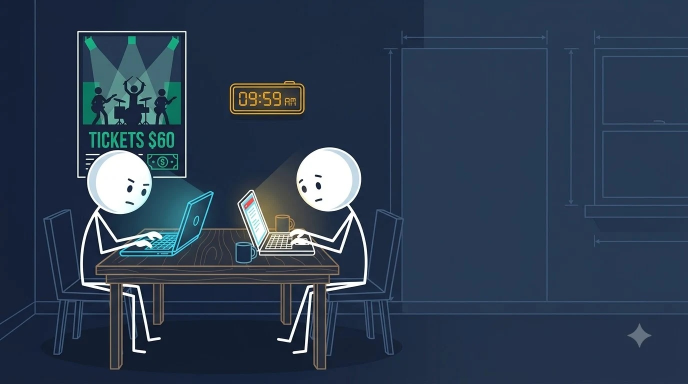
#> input picture projects/ticketmaster-monopoly/img/s01.jpg, 1376 x 768 px (shown at 1/2 size); its folder holds only this picture in this run
$ python ingest_shots.py
#> lines starting #> are read from the running program, lines starting #| are printed output that depends on the picture
import os, glob, re
from PIL import Image, ImageDraw

def main():
    proj_dir = os.path.dirname(os.path.abspath(__file__))
    dl_dir = os.path.join(os.path.expanduser("~"), "Downloads", "stick_ticketmaster-monopoly")
    img_dir = os.path.join(proj_dir, "img")
    os.makedirs(img_dir, exist_ok=True)

    files = glob.glob(os.path.join(dl_dir, "*.*"))
    shots = {}
    for f in files:
        base = os.path.basename(f)
        m = re.match(r"^(\d+)\s*-\s*", base)
        if m:
            shots[int(m.group(1))] = f

    print(f"Found {len(shots)} shots in {dl_dir}")
    converted = 0
    for s in range(1, 35):
        if s in shots:
            src = shots[s]
            im = Image.open(src).convert("RGB")
            dst = os.path.join(img_dir, f"s{s:02d}.jpg")
            im.save(dst, quality=95)
            converted += 1
        else:
            print(f"Missing shot: {s}")

    print(f"Successfully converted {converted}/34 shots to {img_dir}")

    # Build review.jpg contact sheet
    paths = [os.path.join(img_dir, f"s{s:02d}.jpg") for s in range(1, 35) if os.path.exists(os.path.join(img_dir, f"s{s:02d}.jpg"))]
    if paths:
        cols = 6
        tw, th = 384, 216
        rows = (len(paths) + cols - 1) // cols
        grid = Image.new("RGB", (tw * cols, th * rows), (15, 23, 42))
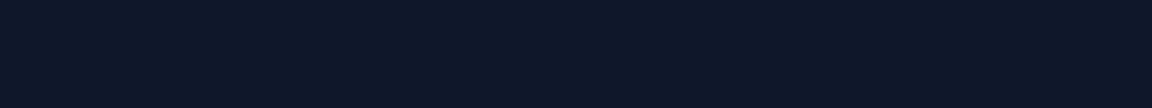
#> grid: PIL image 2304x216 RGB (shown at 1/2 size); mean R, G, B 15, 23, 42
        for idx, p in enumerate(paths):
            im = Image.open(p).resize((tw, th), Image.LANCZOS)
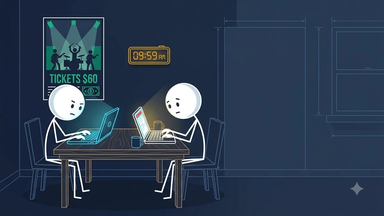
#> im: PIL image 384x216 RGB; mean R, G, B 44.8, 60.9, 81.5
            x = (idx % cols) * tw
            y = (idx // cols) * th
            grid.paste(im, (x, y))
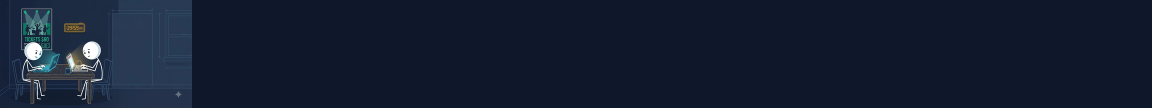
#> grid: PIL image 2304x216 RGB (shown at 1/2 size); mean R, G, B 20, 29.3, 48.6
            d = ImageDraw.Draw(grid)
            d.text((x + 10, y + 10), f"s{idx+1:02d}", fill=(255, 255, 255))
        grid.save(os.path.join(proj_dir, "review.jpg"), quality=90)
        print("Created review.jpg contact sheet")

if __name__ == "__main__":
    main()
